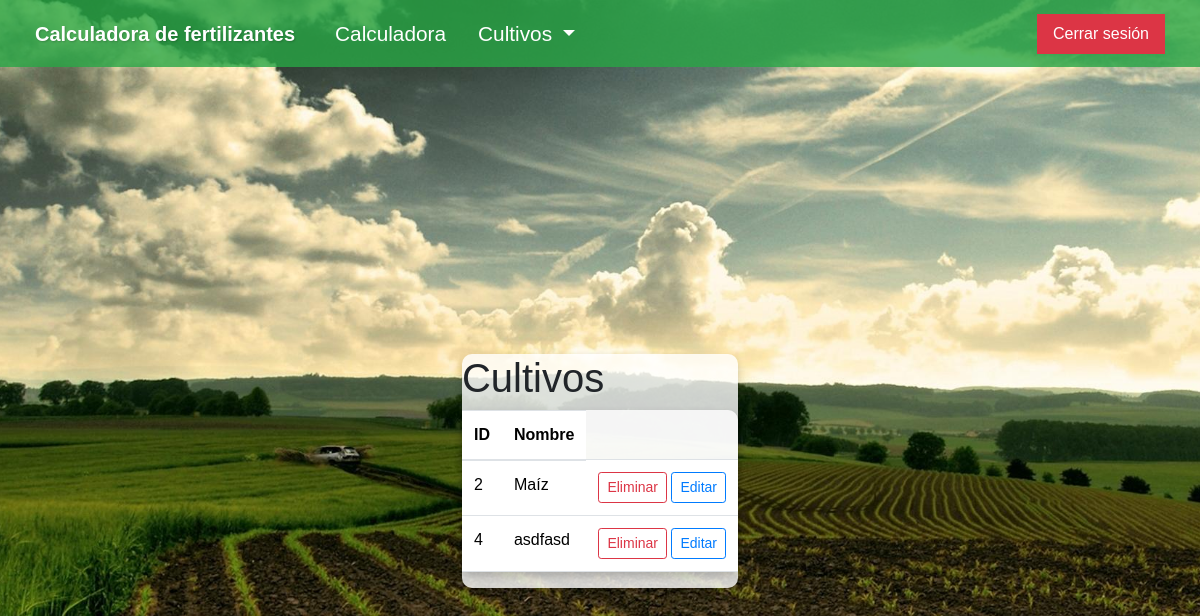
The page /cultivos/lista_cultivo/ (signed in) on the database as committed earlier.
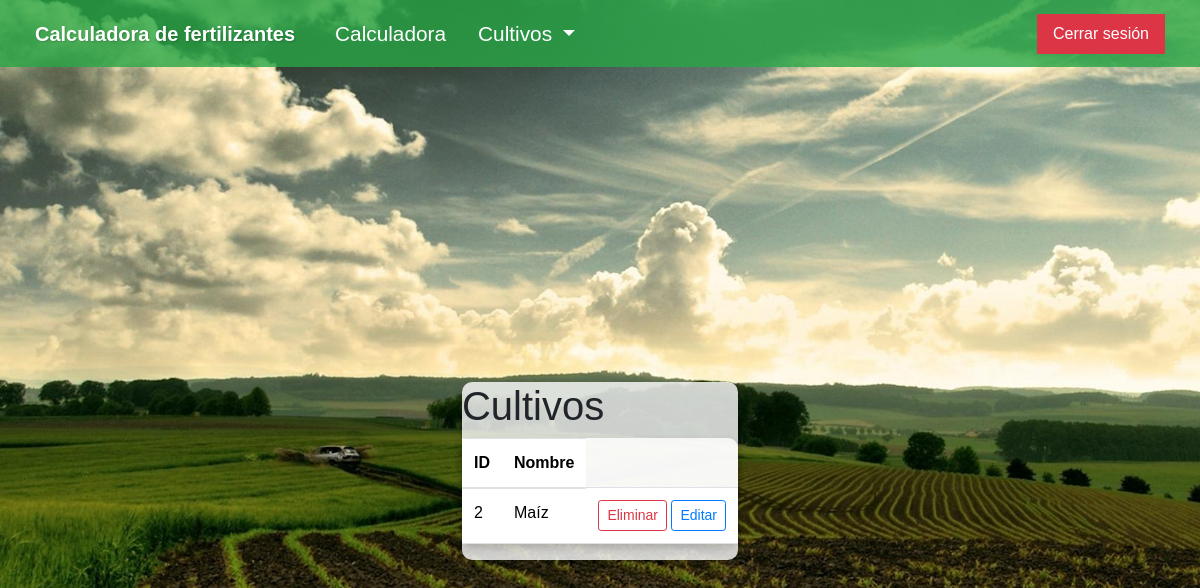
The same page on the database as committed later.
### cultivos/models.py (models this page shows, shortened)
class Cultivo(models.Model):
    nombre = models.CharField(max_length=50)  # Campo para el nombre del cultivo
    tipo_cultivo = models.ForeignKey("cultivos.TipoCultivo", verbose_name="Tipo Cultivo", on_delete=models.CASCADE)  # Relación Muchos a Uno con TipoCultivo
    N = models.FloatField(default=0.0)
    P = models.FloatField(default=0.0)
    K = models.FloatField(default=0.0)
    Ca = models.FloatField(default=0.0)
    Mg = models.FloatField(default=0.0)
    S = models.FloatField(default=0.0)
    B = models.FloatField(default=0.0)
    Cl = models.FloatField(default=0.0)
    Cu = models.FloatField(default=0.0)
    Fe = models.FloatField(default=0.0)
    Mn = models.FloatField(default=0.0)
    Mo = models.FloatField(default=0.0)
    Zn = models.FloatField(default=0.0)
    Ni = models.FloatField(default=0.0)
    icN = models.FloatField(default=0.0)
    icP = models.FloatField(default=0.0)
    icK = models.FloatField(default=0.0)
    icCa = models.FloatField(default=0.0)
    icMg = models.FloatField(default=0.0)
    icS = models.FloatField(default=0.0)
    icB = models.FloatField(default=0.0)
    icCl = models.FloatField(default=0.0)
    icCu = models.FloatField(default=0.0)
    icFe = models.FloatField(default=0.0)
    icMn = models.FloatField(default=0.0)
    icMo = models.FloatField(default=0.0)
    icZn = models.FloatField(default=0.0)
    icNi = models.FloatField(default=0.0)

### cultivos/views.py (the view)
# urls.py: path('lista_cultivo/', views.ListaCultivo.as_view(), name='lista_cultivo'),
class ListaCultivo(LoginRequiredMixin, ListView):
    model = Cultivo

### cultivos/templates/cultivos/cultivo_list.html (shortened to what this page needs)
{% extends 'base.html' %}
{% block contenido %}
<div class="container">
    <div class="table-container">
        <h1>Cultivos</h1>
        <table class="table">
            <thead>
                <tr>
                    <th>ID</th>
                    <th>Nombre</th>
                </tr>
            </thead>
            <tbody>
                {% for cultivo in object_list %}
                <tr>
                    <td>{{cultivo.id}}</td>
                    <td>{{cultivo.nombre}}</td>
                    <td>
                        <a class="btn btn-outline-danger btn-sm" href="{% url 'eliminar_cultivo' cultivo.id%}">Eliminar</a>
                        <a class="btn btn-outline-primary btn-sm" href="{% url 'editar_cultivo' cultivo.id%}">Editar</a>
                    </td>
                </tr>
                {% endfor %}
            </tbody>
        </table>
    </div>
</div>
{% endblock contenido %}

Rows that differ between the two databases and show on the page:
removed Cultivo: id "4", nombre "asdfasd"
